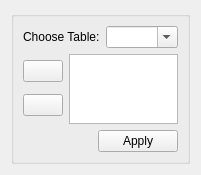
      <widget class="QWidget" name="page">
       <property name="geometry">
        <rect>
         <x>0</x>
         <y>0</y>
         <width>185</width>
         <height>159</height>
        </rect>
       </property>
       <attribute name="label">
        <string>Edit Tables</string>
       </attribute>
       <layout class="QGridLayout" name="gridLayout_4">
        <item row="0" column="0">
         <widget class="QGroupBox" name="groupTables">
          <property name="toolTip">
           <string>This control allows the edition of any database table, including inserting and removing records.
 Choose a table listed in the combo box, edit it by changing values and using the bottoms on the left to add/remove rows, and submit changes by pressing apply.
 To enable edition again, you just have to select another table.
 *Attention*: this function operates directly on the database, so there are no undos - be carefull with any changes you make! </string>
          </property>
          <property name="statusTip">
           <string>This control allows the edition of any database table, including inserting and removing records. </string>
          </property>
          <property name="whatsThis">
           <string>This control allows the edition of any database table, including inserting and removing records.
 Choose a table listed in the combo box, edit it by changing values and using the bottoms on the left to add/remove rows, and submit changes by pressing apply.
 To enable edition again, you just have to select another table.
 *Attention*: this function operates directly on the database, so there are no undos - be carefull with any changes you make! </string>
          </property>
          <property name="title">
           <string/>
          </property>
          <layout class="QVBoxLayout" name="verticalLayout_3">
           <item>
            <layout class="QHBoxLayout" name="horizontalLayout_5">
             <item>
              <widget class="QLabel" name="label_3">
               <property name="text">
                <string>Choose Table:</string>
               </property>
               <property name="buddy">
                <cstring>cmbTables</cstring>
               </property>
              </widget>
             </item>
             <item>
              <widget class="QComboBox" name="cmbTables">
               <property name="toolTip">
                <string>Database tables</string>
               </property>
               <property name="statusTip">
                <string>Database tables</string>
               </property>
               <property name="whatsThis">
                <string>This control lists database tables.</string>
               </property>
               <property name="editable">
                <bool>true</bool>
               </property>
              </widget>
             </item>
            </layout>
           </item>
           <item>
            <layout class="QHBoxLayout" name="horizontalLayout_6">
             <item>
              <layout class="QVBoxLayout" name="verticalLayout_2">
               <item>
                <widget class="QPushButton" name="pushInsert">
                 <property name="toolTip">
                  <string>Insert row</string>
                 </property>
                 <property name="statusTip">
                  <string>Insert row</string>
                 </property>
                 <property name="whatsThis">
                  <string>Inserts row into table</string>
                 </property>
                 <property name="text">
                  <string/>
                 </property>
                 <property name="icon">
                  <iconset resource="conf_app.qrc">
                   <normaloff>:/conf_app/add.png</normaloff>:/conf_app/add.png</iconset>
                 </property>
                </widget>
               </item>
               <item>
                <widget class="QPushButton" name="pushRemove">
                 <property name="toolTip">
                  <string>Remove row</string>
                 </property>
                 <property name="statusTip">
                  <string>Remove row</string>
                 </property>
                 <property name="whatsThis">
                  <string>Removes row into table</string>
                 </property>
                 <property name="text">
                  <string/>
                 </property>
                 <property name="icon">
                  <iconset resource="conf_app.qrc">
                   <normaloff>:/conf_app/cancel.png</normaloff>:/conf_app/cancel.png</iconset>
                 </property>
                </widget>
               </item>
              </layout>
             </item>
             <item>
              <widget class="QTableView" name="tableView">
               <property name="alternatingRowColors">
                <bool>true</bool>
               </property>
               <property name="selectionMode">
                <enum>QAbstractItemView::SingleSelection</enum>
               </property>
               <property name="selectionBehavior">
                <enum>QAbstractItemView::SelectRows</enum>
               </property>
              </widget>
             </item>
            </layout>
           </item>
           <item>
            <layout class="QHBoxLayout" name="horizontalLayout_7">
             <item>
              <spacer name="horizontalSpacer_2">
               <property name="orientation">
                <enum>Qt::Horizontal</enum>
               </property>
               <property name="sizeHint" stdset="0">
                <size>
                 <width>40</width>
                 <height>20</height>
                </size>
               </property>
              </spacer>
             </item>
             <item>
              <widget class="QPushButton" name="pushApply_2">
               <property name="toolTip">
                <string>Apply changes</string>
               </property>
               <property name="statusTip">
                <string>Apply changes</string>
               </property>
               <property name="whatsThis">
                <string>Applies changes</string>
               </property>
               <property name="text">
                <string>Apply</string>
               </property>
              </widget>
             </item>
            </layout>
           </item>
          </layout>
         </widget>
        </item>
       </layout>
      </widget>
